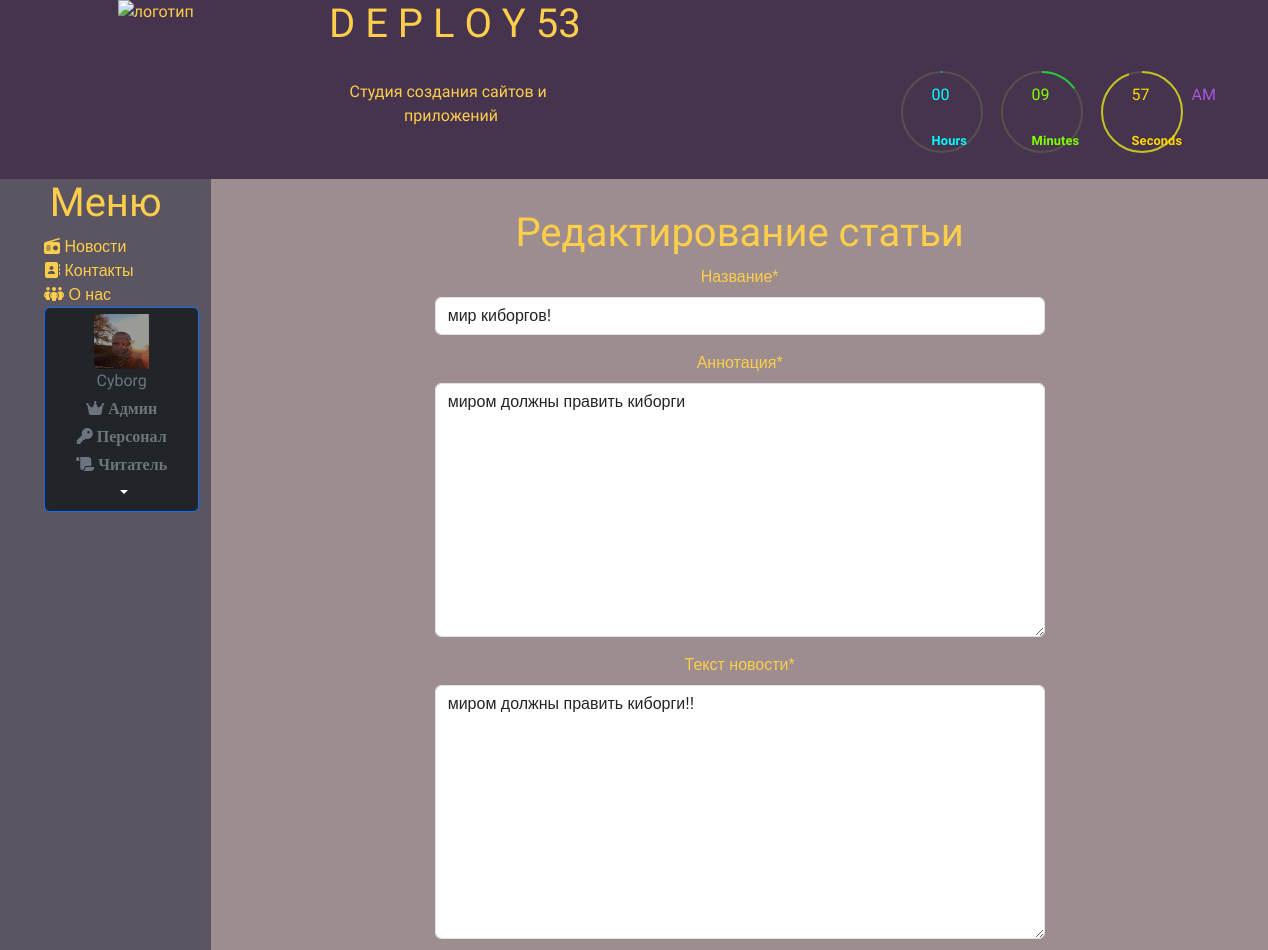
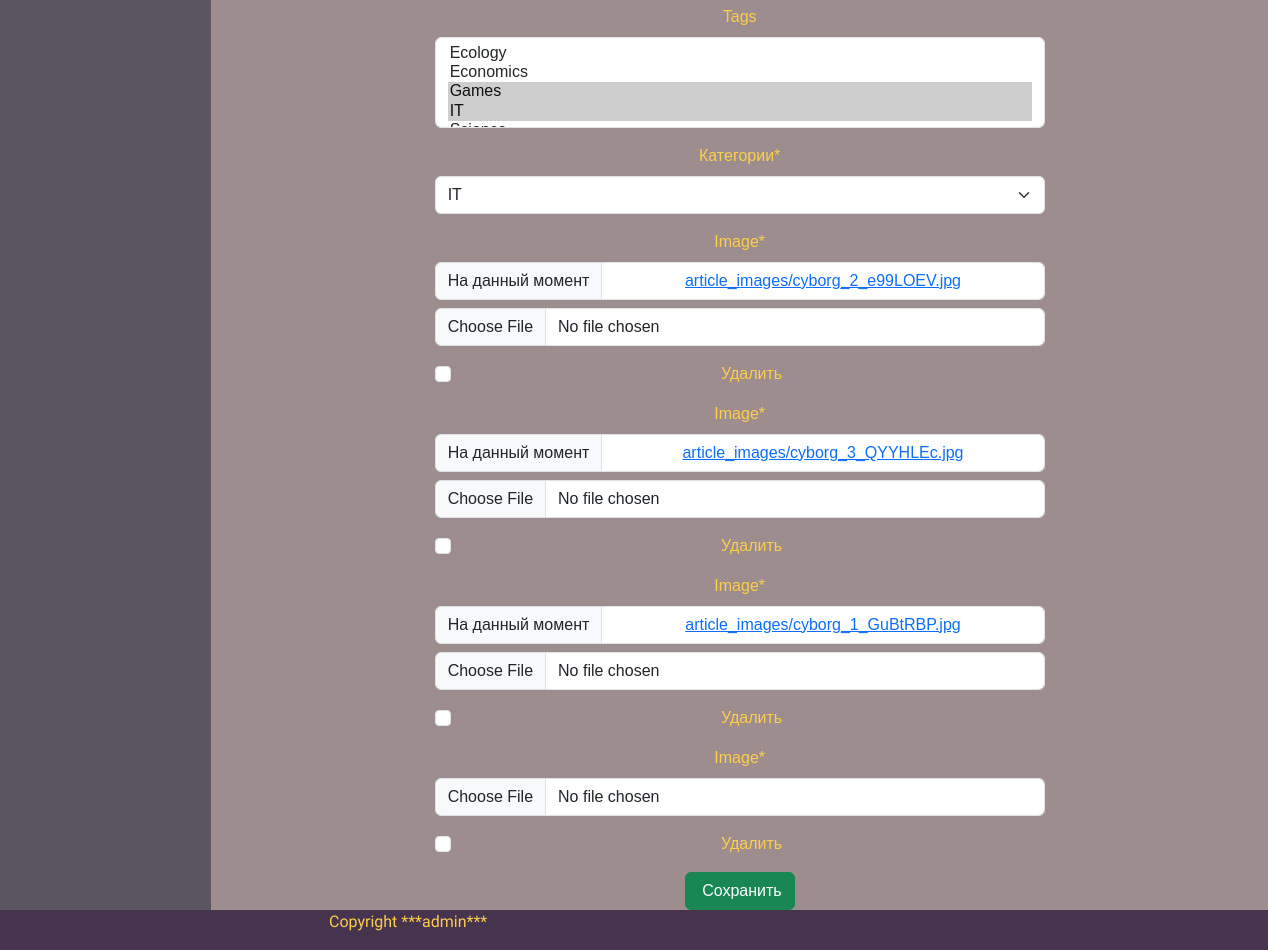
The page /news/update/15 (signed in) on the database as committed earlier (2 pictures, top to bottom).
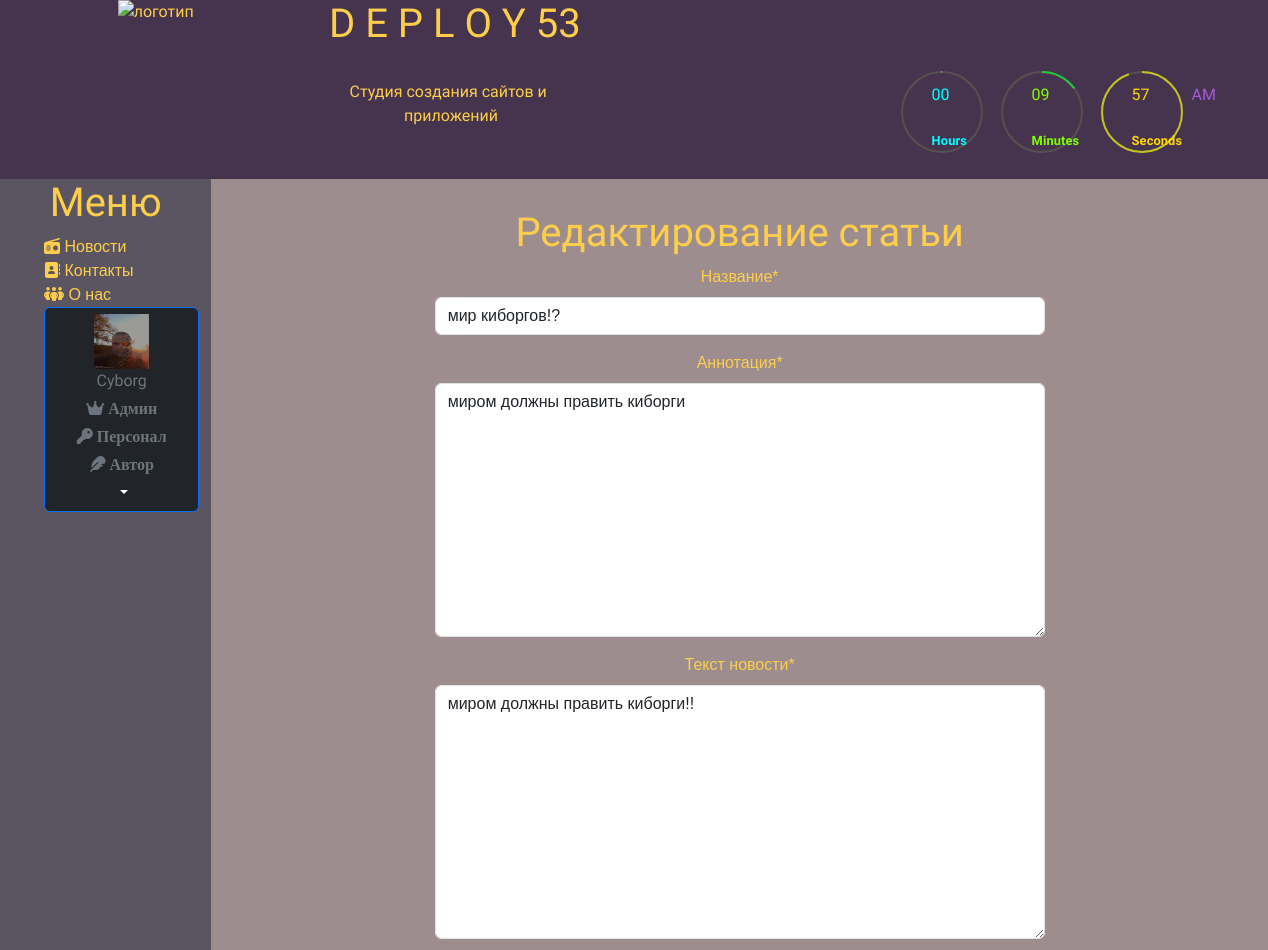
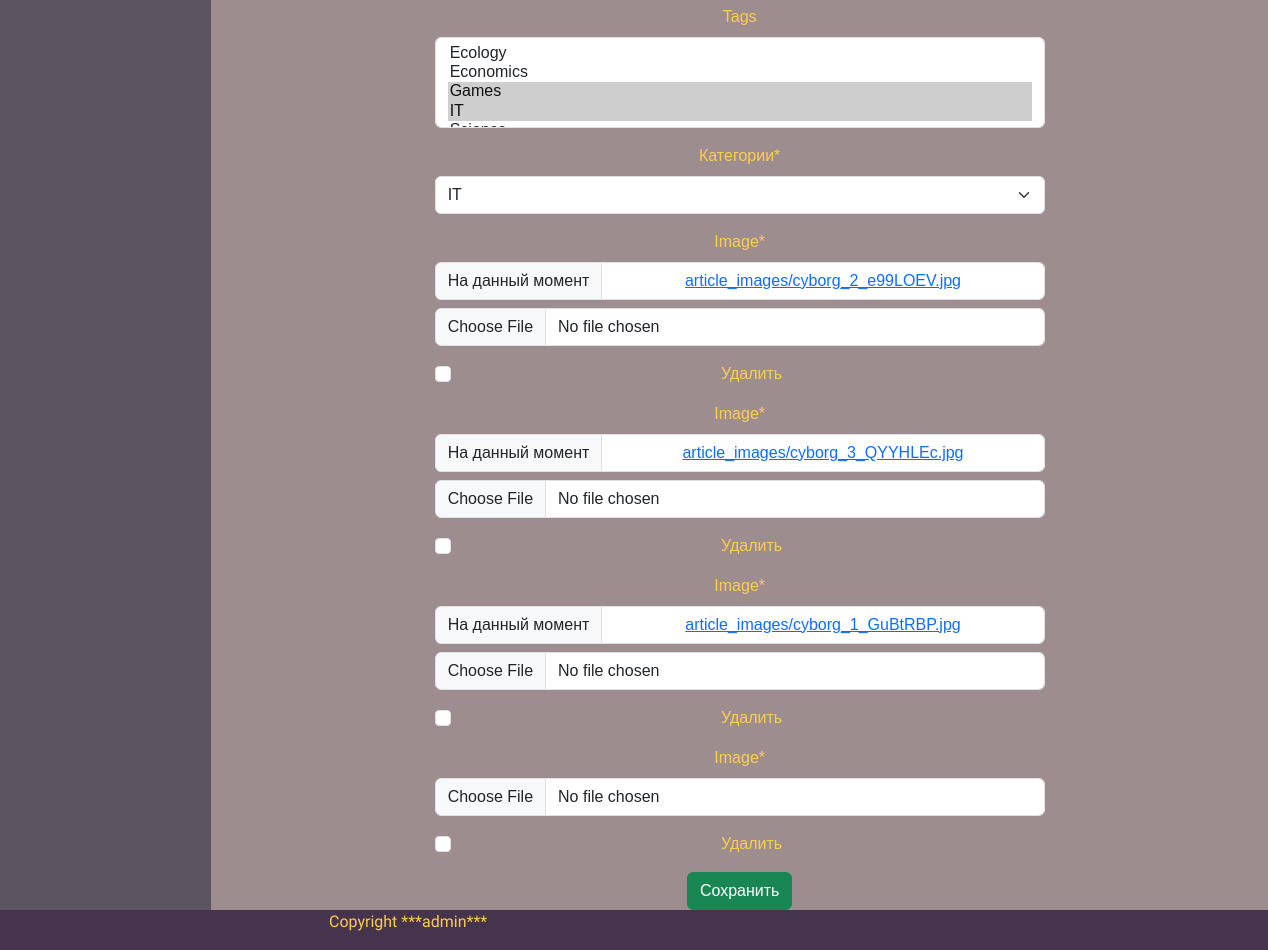
The same page on the database as committed later (2 pictures, top to bottom).
### news/models.py (models this page shows, shortened)
class Article(models.Model):
    categories = (('E','Economics'),
                  ('S','Science'),
                  ('IT','IT'))
    author = models.ForeignKey(User, on_delete=models.SET_NULL, null=True)
    title = models.CharField('Название',max_length=50,default='')
    anouncement = models.TextField('Аннотация',max_length=250)
    text = models.TextField('Текст новости')
    date = models.DateTimeField('Дата публикации',auto_now=True)
    category = models.CharField(choices=categories, max_length=20,verbose_name='Категории')
    tags = models.ManyToManyField(to=Tag, blank=True)
    objects = models.Manager()
    published = PublishedToday()
    class Meta:
        ordering = ['title','date']
        verbose_name= 'Новость'
        verbose_name_plural='Новости'

class Tag(models.Model):
    title = models.CharField(max_length=80)
    status = models.BooleanField(default=True)
    def __str__(self):
        return self.title
    class Meta:
        ordering = ['title','status']
        verbose_name= 'Тэг'
        verbose_name_plural='Тэги'

### news/views.py (the view, shortened to what this page needs)
# urls.py: path('update/<int:pk>', views.ArticleUpdateView.as_view(), name='news_update'),
class ArticleUpdateView(UpdateView):
    model = Article
    template_name = 'news/create_article.html'
    fields = ['title','anouncement','text','tags','category']
    def get_context_data(self, **kwargs):
        context = super(ArticleUpdateView, self).get_context_data(**kwargs)
        current_object = self.object
        images = Image.objects.filter(article=current_object)
        context['image_form'] = ImagesFormSet(instance=current_object)
        return context

### users/templatetags/users_extras.py (called while the page is built)
@register.filter(name="has_group")
def has_group(user,group_name):
    return user.groups.filter(name=group_name).exists()

### news/templates/news/create_article.html (shortened to what this page needs)
{% extends 'main/homebase.html' %}
{% load static %}
{% load bootstrap5 %}
{% load crispy_forms_tags %}
{% load users_extras %}
{% block main %}
    <main class="row">
        <div class="col-md-2 side_menu">
        {% block sidebar %} {% include 'main/sidebar.html' %} {% endblock %}
        </div>
        {% block content %}
            <div class="col-md-2"></div>
            <div class="col">
                <div class="text-center" style="margin-top:30px;">
                    <h1 style="font-family: Rubik Marker Hatch, cursive, Arial, Helvetica Neue, Helvetica, sans-serif;">Редактирование статьи</h1>
                    <form method="post" enctype="multipart/form-data">
                        {{ form|crispy }}
                        {{ image_form|crispy }}
                        {% if request.user|has_group:"Authors" and article.author_id == request.user.id %}
                            <input type="submit" class="btn btn-success" value = "Сохранить">
                        {% else %}
                            <a href="{% url 'logout' %}" id="not_author" class="btn btn-success">&nbspСохранить</a>
                        {% endif %}
                    </form>
                </div>
            </div>
            <div class="col-md-2"></div>
        {% endblock %}
    </main>
{% endblock %}

### users/templates/users/user-actions.html (shortened to what this page needs)
{% load static %}
{% load users_extras %}
    <li>
        {% if request.user.id %}
            <div>
                <button class="btn btn-primary dropdown-toggle col-12" type="button" id="dropdownMenuButton1" data-bs-toggle="dropdown" aria-expanded="false" style="background:#212529;">
                    <img src="{{ request.user.account.account_image.url }}" alt="user" width="55" height="55">
                    <div class="d-none d-lg-block ">
                        {% if request.user.account.nickname == '' %}
                            <p class="text-secondary mb-1">Никнейм <i class="fa-solid fa-lock"></i></p>
                        {% else %}
                            <p class="text-secondary mb-1" style="font-family: Iceberg , cursive, Arial, Helvetica Neue, Helvetica, sans-serif;">{{ request.user.account.nickname }}</p>
                        {% endif %}
                    </div>
                    <p class="text-secondary mb-1"> {% if request.user.is_superuser %}<i class="fa-solid fa-crown"> Админ</i>{% endif %}</p>
                    <p class="text-secondary mb-1"> {% if request.user.is_staff %}<i class="fa-solid fa-key"> Персонал</i>{% endif %}</p>
                    <p class="text-secondary mb-1"> {% if request.user|has_group:"Authors" %}<i class="fa-solid fa-feather"> Автор</i>{% endif %}</p>
                    <p class="text-secondary mb-1"> {% if request.user|has_group:"Reader" %}<i class="fa-solid fa-scroll"> Читатель</i>{% endif %}</p>
                </button>
            </div>
        {% endif %}
        <br >
    </li>

Rows that differ between the two databases and show on the page:
changed Article "миром должны править киборги": title "мир киборгов!" → "мир киборгов!?"
Other text that changed with them:
form field value: (not shown) → "Сохранить"
text no longer shown: "Читатель Сохранить"
text now shown: "Автор"
